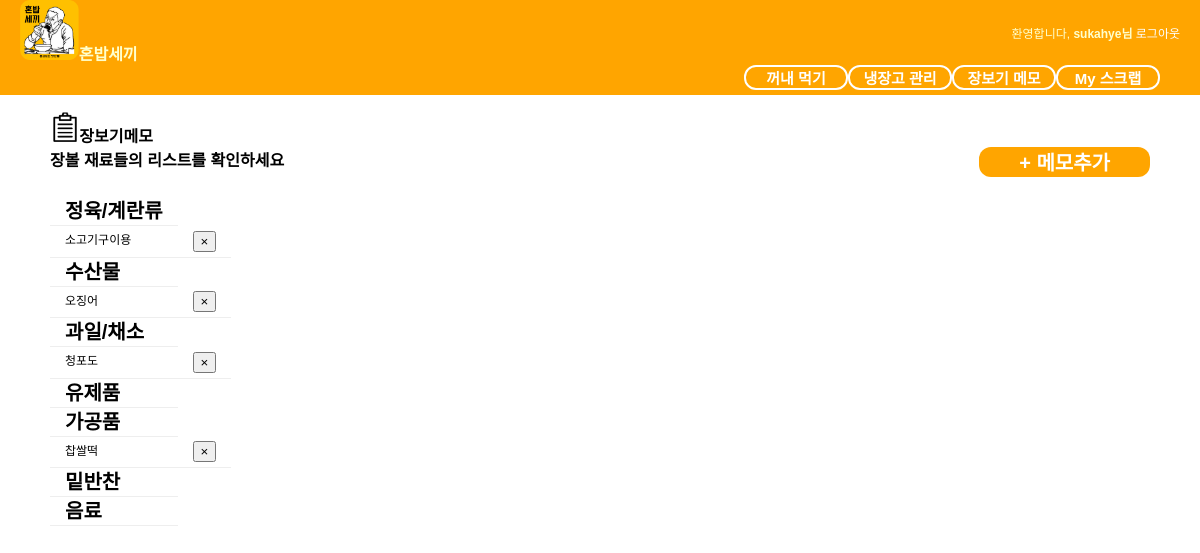
The page /fridge/shopping/ (signed in) on the database its author committed.
### fridge/models.py (models this page shows, shortened)
class ShoppingItem(models.Model):
    owner = models.ForeignKey(User, null=True)
    iteminfo = models.ForeignKey(Ingredient, null=True)
    @staticmethod
    def get_shopping_item(owner):
        user_shopping_list = ShoppingItem.objects.filter(owner=owner)
        shopping_list = {}
        shopping_list['meat'] = user_shopping_list.filter(iteminfo__type=1)
        shopping_list['seafood'] = user_shopping_list.filter(iteminfo__type=2)
        shopping_list['fruit'] = user_shopping_list.filter(iteminfo__type=3)
        shopping_list['grain'] = user_shopping_list.filter(iteminfo__type=4)
        shopping_list['milk'] = user_shopping_list.filter(iteminfo__type=5)
        shopping_list['made'] = user_shopping_list.filter(iteminfo__type=6)
        shopping_list['side'] = user_shopping_list.filter(iteminfo__type=7)
        shopping_list['drink'] = user_shopping_list.filter(iteminfo__type=8)
        return shopping_list

class Ingredient(models.Model):
    ingredientName = models.CharField(max_length=50)
    type = models.IntegerField(default=0)
    category = models.IntegerField(default=0)
    storageMethod = models.IntegerField(default=0)
    unit = models.CharField(max_length=100)
    defaultValue = models.IntegerField(default=0)
    ingredientCode = models.IntegerField(default=0)
    def __str__(self):
        return self.ingredientName

### fridge/views.py (the view, shortened to what this page needs)
# urls.py: url(r'^(?P<pk>[0-9]+)/delete/$', ShoppingList.as_view(), name="delete"),
class ShoppingList(View):
    def get(self, request):
        template_name = 'fridge/shopping_memo.html'
        owner = request.user
        shopping_list = ShoppingItem.get_shopping_item(owner)
        return render(request, template_name, {'meat': shopping_list['meat'],
                                               'seafood': shopping_list['seafood'],
                                               'fruit': shopping_list['fruit'],
                                               'grain': shopping_list['grain'],
                                               'milk': shopping_list['milk'],
                                               'made': shopping_list['made'],
                                               'side': shopping_list['side'],
                                               'drink': shopping_list['drink'],
                                               })

### fridge/templates/fridge/shopping_memo.html (shortened to what this page needs)
{% extends "base.html" %}
{% load staticfiles %}
{% block extrastyle %}{% static "fridge/shopping_memo.css" %}{% endblock %}
{% block content %}
<div id="content">
    <p>
        <span class="basketlist"><img src="{% static 'img/memo.png' %}" style="height:30px;">장보기메모<br></span>
        <span class="basketlist">장볼 재료들의 리스트를 확인하세요</span>
        <span id="addmemo"><a href="{% url 'fridge:adding_shopping' %}">&#43 메모추가</a></span>
    </p>
    <table>
        <tbody>
        <tr class="type"><td>정육/계란류</td></tr>
        <br>
        {% for a in meat %}
            <tr>
                <td>{{ a.iteminfo }}</td>
                <td><form method="POST" action="{% url 'fridge:delete' a.id %}">{% csrf_token %}<input type="submit" value="&times"></form></td>
            </tr>
        {% endfor %}
        <tr class="type"><td>수산물</td></tr>
       {% for a in seafood %}
            <tr>
                <td>{{ a.iteminfo }}</td>
                <td><form method="POST" action="{% url 'fridge:delete' a.id %}">{% csrf_token %}<input type="submit" value="&times"></form></td>
            </tr>
        {% endfor %}
        <tr class="type"><td>과일/채소</td></tr>
        {% for a in fruit %}
            <tr>
                <td>{{ a.iteminfo }}</td>
                <td><form method="POST" action="{% url 'fridge:delete' a.id %}">{% csrf_token %}<input type="submit" value="&times"></form></td>
            </tr>
        {% endfor %}
        <tr class="type"><td>유제품</td></tr>
         <tr class="type"><td>가공품</td></tr>
        {% for a in made %}
            <tr>
                <td>{{ a.iteminfo }}</td>
                <td><form method="POST" action="{% url 'fridge:delete' a.id %}">{% csrf_token %}<input type="submit" value="&times"></form></td>
            </tr>
        {% endfor %}
         <tr class="type"><td>밑반찬</td></tr>
        <tr class="type"><td>음료</td></tr>
        </tbody>
    </table>
</div>
{% endblock %}

### templates/base.html (shortened to what this page needs)
<!DOCTYPE html>
<html lang="ko">
{% load staticfiles %}
<head>
</head>
<link rel="stylesheet" type="text/css" href="{% static "css/base.css" %}" />
<link rel="stylesheet" type="text/css" href="{% block extrastyle %}{% endblock %}"/>
<body>
    <div id="header">
        <h2 class="maintitle"><img src="{% static 'img/혼밥세끼.png' %}" style="height:60px;">혼밥세끼</h2>
        {% if user.is_active %}
        <h4 class="welcome">환영합니다,
            <strong>{% firstof user.get_short_name user.get_username %}님</strong>
            <a href="{% url 'logout' %}">로그아웃</a>
        </h4>
        {% else %}
        <h4 class="welcome">환영합니다, 게스트 사용자님 /
            <a href="{% url 'login' %}">로그인</a>
            <a href="{% url 'register' %}">회원가입</a>
        </h4>
        {% endif %}
    </div>
    <div id="menu">
        <li><a href ="{% url 'fridge:scrap_list' %}">My 스크랩</a></li>
        <li><a href ="{% url 'fridge:shopping' %}">장보기 메모</a></li>
        <li><a href ="{% url 'fridge:manage' %}">냉장고 관리</a></li>
        <li><a href ="{% url 'fridge:recommendation' %}">꺼내 먹기</a></li>
    </div>
    {% block content %} {% endblock %}
</body>
</html>

### static/css/base.css (style rules this page uses)
body { font-family: "Lucida Grande", Verdana, Arial, sans-serif; font-size: 12px; }
div#header { position: absolute; top: 0px; left: 0px; height: 30px; width:100%; display: table; background: orange; }
div#menu { position: absolute; top:65px; left:0px; height:30px; width: 100%; display: table; table-layout:fixed; border-spacing: 40px 0px; background: orange; font-size: 15px; }
div#content { position: absolute; top:100px; left:50px; right:50px; }
.maintitle { display: table-cell; vertical-align: middle; padding-left:20px; color: #ffc; font-weight: bold; font-size: 16px; }
.welcome { display:table-cell; vertical-align: middle; text-align: right; padding-right: 20px; color: #ffc; font-weight: normal; font-size: 12px; }
div#menu a:link, div#menu a:visited { color: white; }
div#menu >li { display: table-cell; vertical-align: middle; border: 2px solid white; border-radius: 12px; text-align: center; font-weight: bold; text-decoration:none; float : right; width : 100px }
table { border-collapse: collapse; }
td, th { line-height: 18px; border-bottom: 1px solid #eee; vertical-align: top; padding: 5px 15px; font-family: "Lucida Grande", Verdana, Arial, sans-serif; }

### fridge/static/fridge/shopping_memo.css (style rules this page uses)
span#addmemo { float:right; display: absolute; top:30px; left:0px; height:30px; display: table; table-layout:fixed; border-spacing: 40px 0px; background: orange; font-size: 20px; vertical-align: middle; border-radius: 12px; text-align: center; font-weight: bolder; text-decoration: none; }
tr.type { font-size: 20px; font-weight: bold; }
span.basketlist { font-size:16px; font-weight: bolder; }

### templates/base.html (style rules this page uses)
a:link { text-decoration: none; color: white; }

### rows shown on the page
ShoppingItem: iteminfo "소고기구이용"
ShoppingItem: iteminfo "오징어"
ShoppingItem: iteminfo "청포도"
ShoppingItem: iteminfo "찹쌀떡"
